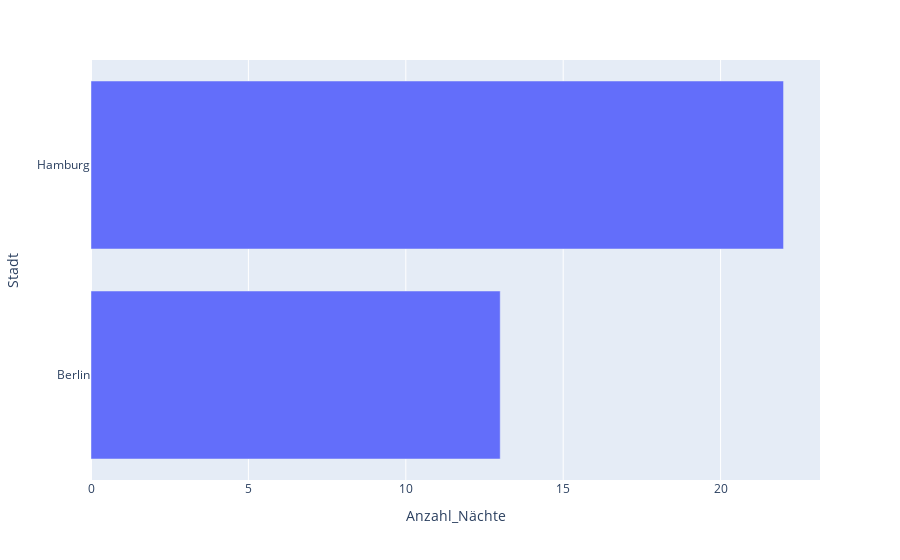

Notebook cell for this chart:
### Markdown cell above
KURZSCHREIBWEISE FÜR LOC[,]

### Code cell
df = pd.DataFrame({"Stadt": ["Berlin", "Hamburg", "Berlin", "Berlin", "Hamburg", "Berlin", "Berlin", "Hamburg", "Berlin", "Hamburg"],
                   "Zimmerkategorie": ["Standard", "Deluxe", "Suite", "Standard", "Deluxe", "Suite", "Standard", "Deluxe", "Suite", "Standard"],
                   "Anzahl_Nächte": [2, 5, 3, 1, 4, 2, 3, 6, 2, 7],
                   "Gesamtpreis (€)": [200, 750, 900, 120, 680, 600, 310, 1200, 450, 1350]})


df_group = df[['Stadt', 'Anzahl_Nächte']].groupby('Stadt').sum()
px.bar(df_group, x='Anzahl_Nächte')

### Figure 1 — Plotly figure (JSON) as saved in the notebook; plotly's stock layout.template omitted (floating-point values rounded to 4 significant figures)
{"data": [{"hovertemplate": "Anzahl_Nächte=%{x}<br>Stadt=%{y}<extra></extra>", "legendgroup": "", "marker": {"color": "#636efa", "pattern": {"shape": ""}}, "name": "", "orientation": "h", "showlegend": false, "textposition": "auto", "type": "bar", "x": [13, 22], "xaxis": "x", "y": ["Berlin", "Hamburg"], "yaxis": "y"}], "layout": {"barmode": "relative", "legend": {"tracegroupgap": 0}, "margin": {"t": 60}, "xaxis": {"anchor": "y", "domain": [0, 1], "title": {"text": "Anzahl_Nächte"}}, "yaxis": {"anchor": "x", "domain": [0, 1], "title": {"text": "Stadt"}}}}
